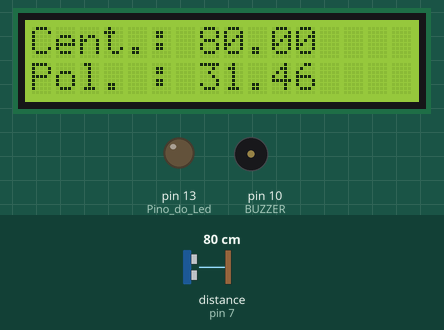
Recording of a sketch running on a simulated Arduino Uno, built with avr-gcc and run on an emulated ATmega328P. Shown: 16×2 character LCD, output pins drawn as LEDs (lit = HIGH), buzzer (waves = sounding). Dashed ring = blinking. Inputs (shaded band) come from the test bench; at power-on: distance to the obstacle (sensor on pin 7) 80 cm. The echo pulse lasts 58.3 µs per cm; what the sketch prints to the serial monitor is not drawn.

Above: at 1.2 s.
1.3 s: distance to the obstacle (sensor on pin 7) set to 72 cm
At 1.5 s:
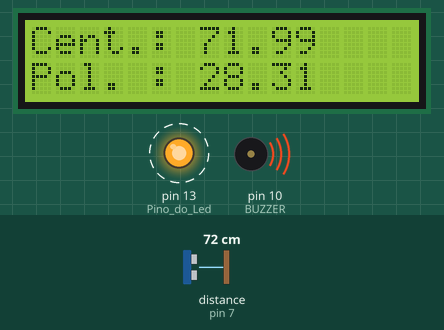
4.3 s: distance to the obstacle (sensor on pin 7) set to 35 cm
At 4.5 s:
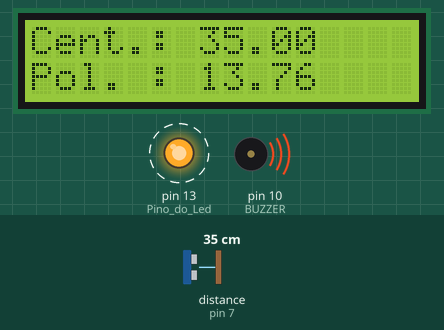
5.9 s: distance to the obstacle (sensor on pin 7) set to 9 cm
At 6.14 s:
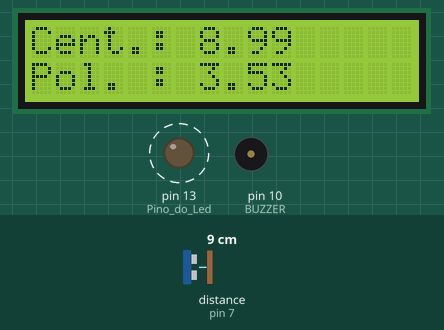
7.5 s: distance to the obstacle (sensor on pin 7) set to 2 cm
At 7.78 s:
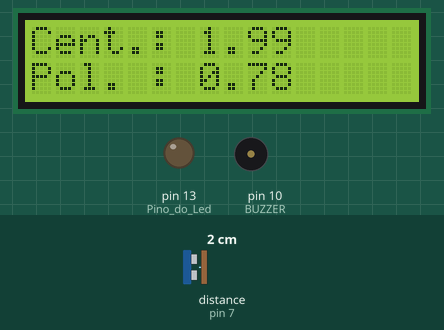
9.0 s: distance to the obstacle (sensor on pin 7) set to 250 cm
At 10.0 s:
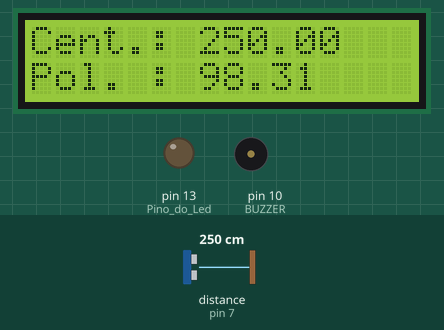
Timing chart, 0 to 11.5 s (numbered marks = the images above; inputs shaded):
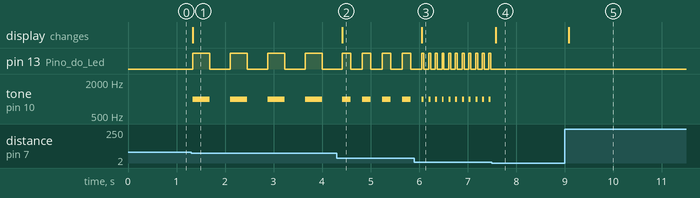

The sketch:

Parking-Sensor.ino
```cpp
/** ##############################################################
**
**  Filename  : Parking_Sensor.ino
**  Project   : Parking Sensor
**  Processor : ATMega328/P
**  Version   : 1.0
**  Compiler  : Arduino IDE
**  Date/Time : 01/02/2014
**  Aluno     : Gabriel Borralho
**  Last Mod  : 15/02/2014
**
** ##############################################################*/

#include <Ultrasonic.h>     //Carrega a biblioteca Ultrasonic
#include <LiquidCrystal.h>  //Carrega a biblioteca LCD

//Define o pino do Arduino a ser utilizado com o pino Trigger do sensor
#define PINO_TRIGGER  8

//Define o pino do Arduino a ser utilizado com o pino Echo do sensor
#define PINO_ECHO     7

//Define o pino do BUZZER
#define BUZZER        10
#define NOTE  1000

//Inicializa o sensor ultrasonico
Ultrasonic ultrasonic(PINO_TRIGGER, PINO_ECHO);

//Define os pinos que serão ligados ao LCD
LiquidCrystal lcd(12, 11, 5, 4, 3, 2);

void Led_Pisca(int tempo)
{
  int i;
  if(tempo < 75)
  {
    digitalWrite(13, HIGH);
    tone(BUZZER, NOTE);
    delay(tempo*5);
    digitalWrite(13, LOW);
    noTone(BUZZER);
    delay(tempo*5);
  }
}

void setup()
{
  Serial.begin(9600); //Inicializa a serial
  lcd.begin(16,2); //Inicializa LCD
  lcd.clear();     //Limpa o LCD
  pinMode(13, OUTPUT); //Pino do Led
  pinMode(BUZZER,OUTPUT); //Pino do buzzer
}

void loop()
{
  float cmMsec, inMsec;

  //Le os dados do sensor, com o tempo de retorno do sinal
  long microsec = ultrasonic.timing();

  //Calcula a distancia em centimetros
  cmMsec = ultrasonic.convert(microsec, Ultrasonic::CM);

  //Calcula a distancia em polegadas
  inMsec = ultrasonic.convert(microsec, Ultrasonic::IN);

  //Apresenta os dados, em centimetros, no LCD e na Serial
  lcd.setCursor(0,0);
  lcd.print("Cent.: ");
  lcd.print("        ");
  lcd.setCursor(7,0);
  lcd.print(cmMsec);

  Serial.print("Cent: ");
  Serial.print(cmMsec);

  //Apresenta os dados, em polegadas, no LCD e na Serial
  lcd.setCursor(0,1);
  lcd.print("Pol. : ");
  lcd.print("        ");
  lcd.setCursor(7,1);
  lcd.print(inMsec);

  Serial.print(", Pol. : ");
  Serial.println(inMsec);
  Led_Pisca((int)cmMsec);

  delay(50);
}
```

Measured:
- the behaviour switches between 75 and 74 cm on distance to the obstacle (sensor on pin 7) (found by bisection; images 0 and 1)
- after the input at 1.3 s, pin 13 (Pino_do_Led): alternates HIGH for 0.36 s and LOW for 0.42 s, starting at once; tone on pin 10 (BUZZER): alternates 1000 Hz for 0.36 s and silent for 0.42 s, starting at once; the display: changes at once (image 1)
- after the input at 4.3 s, pin 13 (Pino_do_Led): alternates HIGH for 0.18 s and LOW for 0.24 s, starting after 0.29 s; tone on pin 10 (BUZZER): alternates 1000 Hz for 0.18 s and silent for 0.24 s, starting after 0.29 s; the display: changes after 0.12 s (image 2)
- after the input at 5.9 s, pin 13 (Pino_do_Led): alternates HIGH for 0.04 s and LOW for 0.10 s, starting after 0.20 s; tone on pin 10 (BUZZER): alternates 1000 Hz for 0.04 s and silent for 0.10 s, starting after 0.20 s; the display: changes after 0.16 s (image 3)
- after the input at 7.5 s, pin 13 (Pino_do_Led): stops changing and stays LOW; tone on pin 10 (BUZZER): stops changing and stays silent; the display: changes after 0.08 s (image 4)
- after the input at 9.0 s, the display: changes after 0.08 s (image 5)
